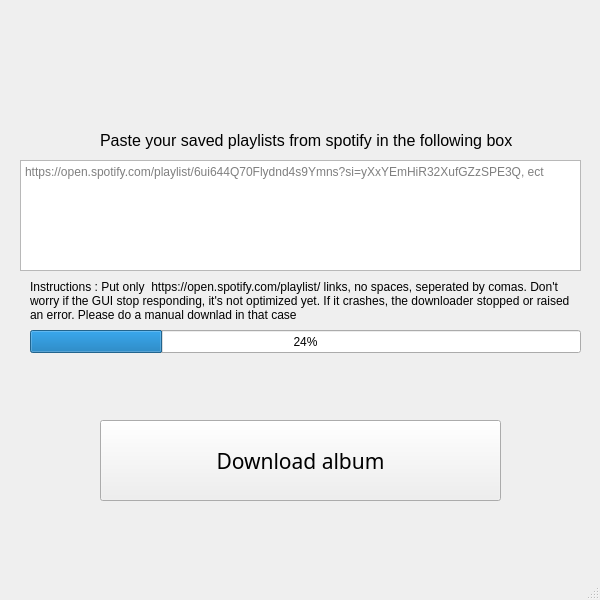
<?xml version="1.0" encoding="UTF-8"?>
<ui version="4.0">
 <class>MainWindow</class>
 <widget class="QMainWindow" name="MainWindow">
  <property name="geometry">
   <rect>
    <x>0</x>
    <y>0</y>
    <width>600</width>
    <height>600</height>
   </rect>
  </property>
  <property name="minimumSize">
   <size>
    <width>600</width>
    <height>600</height>
   </size>
  </property>
  <property name="maximumSize">
   <size>
    <width>600</width>
    <height>600</height>
   </size>
  </property>
  <property name="windowTitle">
   <string>MainWindow</string>
  </property>
  <widget class="QWidget" name="centralwidget">
   <widget class="QTextEdit" name="links">
    <property name="geometry">
     <rect>
      <x>20</x>
      <y>160</y>
      <width>561</width>
      <height>111</height>
     </rect>
    </property>
    <property name="placeholderText">
     <string>https://open.spotify.com/playlist/6ui644Q70Flydnd4s9Ymns?si=yXxYEmHiR32XufGZzSPE3Q, ect</string>
    </property>
   </widget>
   <widget class="QLabel" name="label">
    <property name="geometry">
     <rect>
      <x>100</x>
      <y>130</y>
      <width>481</width>
      <height>21</height>
     </rect>
    </property>
    <property name="font">
     <font>
      <pointsize>12</pointsize>
     </font>
    </property>
    <property name="text">
     <string>Paste your saved playlists from spotify in the following box</string>
    </property>
   </widget>
   <widget class="QPushButton" name="DownloadButton">
    <property name="geometry">
     <rect>
      <x>100</x>
      <y>420</y>
      <width>401</width>
      <height>81</height>
     </rect>
    </property>
    <property name="font">
     <font>
      <family>MS Reference Sans Serif</family>
      <pointsize>16</pointsize>
     </font>
    </property>
    <property name="text">
     <string>Download album</string>
    </property>
   </widget>
   <widget class="QLabel" name="label_2">
    <property name="geometry">
     <rect>
      <x>30</x>
      <y>265</y>
      <width>541</width>
      <height>71</height>
     </rect>
    </property>
    <property name="text">
     <string>Instructions : Put only  https://open.spotify.com/playlist/ links, no spaces, seperated by comas. Don't
worry if the GUI stop responding, it's not optimized yet. If it crashes, the downloader stopped or raised 
an error. Please do a manual downlad in that case</string>
    </property>
   </widget>
   <widget class="QProgressBar" name="progressBar">
    <property name="geometry">
     <rect>
      <x>30</x>
      <y>330</y>
      <width>551</width>
      <height>23</height>
     </rect>
    </property>
    <property name="value">
     <number>24</number>
    </property>
   </widget>
  </widget>
  <widget class="QMenuBar" name="menubar">
   <property name="geometry">
    <rect>
     <x>0</x>
     <y>0</y>
     <width>600</width>
     <height>21</height>
    </rect>
   </property>
  </widget>
  <widget class="QStatusBar" name="statusbar"/>
 </widget>
 <resources/>
 <connections/>
</ui>
